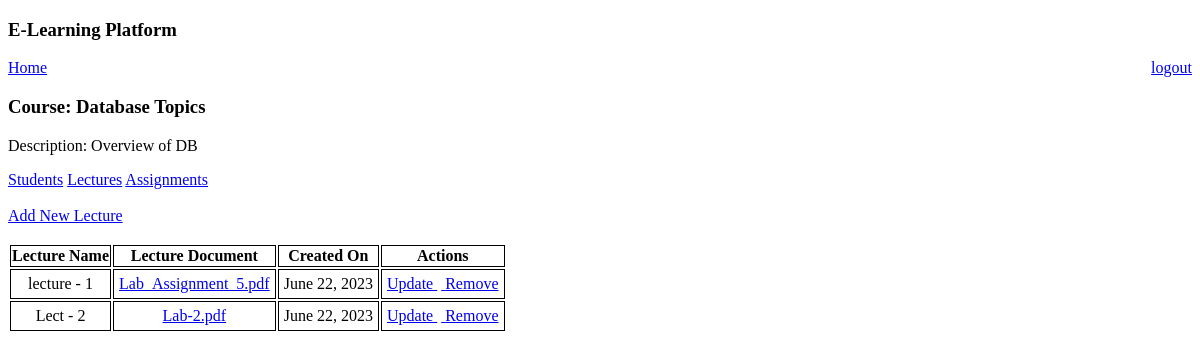
The page /instructor/course?course_id=1&request_notes=True (signed in) on the database as committed earlier.
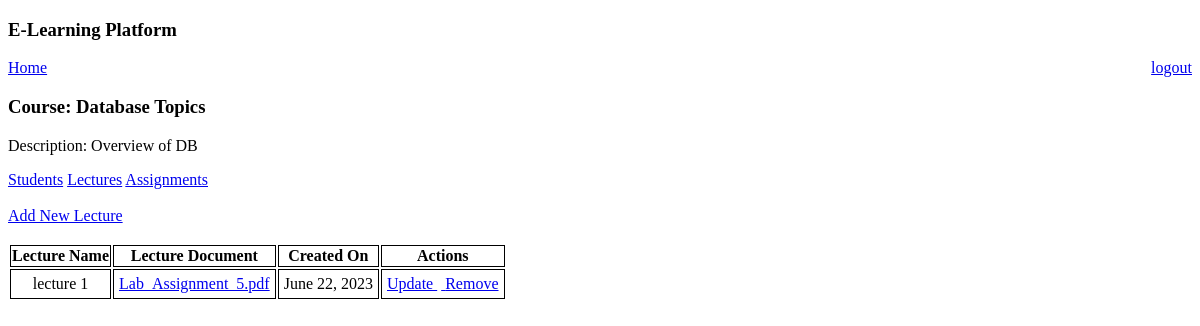
The same page on the database as committed later.
### e_learn/models.py (models this page shows)
class Notes(models.Model):
    name = models.TextField()
    course = models.ForeignKey(Course, on_delete=models.CASCADE)
    notes_doc = models.FileField(upload_to=get_file_path_notes)
    created_on = models.DateField(auto_now_add=True)
    class Meta:
        ordering = ["created_on"]

### e_learn/views.py (the view, shortened to what this page needs)
# urls.py: path('instructor/course', views.instructor_course_details, name='instructor_course_details'),
@login_required(login_url='login')
def instructor_course_details(request):
    course_id = request.GET.get('course_id')
    assignment_id = request.GET.get('assignment_id')
    req_students = request.GET.get('request_students')
    req_update_final_grade = request.GET.get('request_update_final_grade')
    req_notes = request.GET.get('request_notes')
    req_notes_create = request.GET.get('request_notes_create')
    req_update_notes = request.GET.get('request_update_notes')
    req_remove_notes = request.GET.get('remove_notes')
    req_assignments = request.GET.get('request_assignments')
    req_assignment_create = request.GET.get('request_assignment_create')
    req_update_assignment = request.GET.get('request_update_assignment')
    req_remove_assignment = request.GET.get('remove_assignment')
    req_grades = request.GET.get('request_grades')
    req_update_grade = request.GET.get('request_update_grade')
    course_data = Course.objects.get(pk=course_id)
    send_data = {"course_details": course_data}
    requested_notes = False
    requested_students = False
    requested_assignments = False
    requested_grades = False
    if req_students is not None:
        requested_students = True
        send_data['requested_students'] = True
    elif req_notes is not None:
        requested_notes = True
        send_data['requested_notes'] = True
    elif req_notes_create is not None:
        send_data['requested_notes_create'] = True
        return render(request, 'course_data_to_instructor.html', send_data)
    elif req_assignment_create is not None:
        send_data['requested_assignment_create'] = True
        return render(request, 'course_data_to_instructor.html', send_data)
    elif req_grades is not None:
        send_data['requested_grades'] = True
        requested_grades = True
    elif req_update_notes is not None:
        notes_id = request.GET.get('notes_id')
        notes_details = Notes.objects.get(pk=notes_id)
        send_data['requested_update_notes'] = True
        send_data['notes_details'] = notes_details
        return render(request, 'course_data_to_instructor.html', send_data)
    elif req_assignments is not None:
        requested_assignments = True
        send_data['requested_assignments'] = True
    elif req_update_grade is not None:
        send_data['requested_grades'] = True
        send_data['requested_grade_update'] = True
        requested_grades = True
    elif req_update_final_grade is not None:
        send_data['requested_final_grade_update'] = True
        requested_students = True
        send_data['requested_students'] = requested_students
    if requested_notes:
        notes_data = course_notes(course_id)
        if notes_data is None:
            send_data['msg'] = "No notes created for this course."
            return render(request, 'course_data_to_instructor.html', send_data)
        send_data['notes_list'] = notes_data
        return render(request, 'course_data_to_instructor.html', send_data)

### e_learn/views.py (called while the page is built)
def course_notes(course_id):
    try:
        notes_data = Notes.objects.filter(course=course_id)
        if len(notes_data) == 0 or notes_data is None:
            return None
        for notes in notes_data:
            notes.notes_doc = str(notes.notes_doc).split('/')[-1]
        return notes_data
    except Exception as e:
        return None

### e_learn/templates/course_data_to_instructor.html (shortened to what this page needs)
{% extends "base_loggedIn.html" %}
{% block body %}
    <a href="{% url 'instructor_home' %}">Home</a>
    <h3> Course: {{ course_details.name }}</h3>
    <p>Description: {{ course_details.description }}</p>
    <a href="{% url 'instructor_course_details' %}?course_id={{ course_details.id }}&request_students=True">Students</a>
    <a href="{% url 'instructor_course_details' %}?course_id={{ course_details.id }}&request_notes=True">Lectures</a>
    <a href="{% url 'instructor_course_details' %}?course_id={{ course_details.id }}&request_assignments=True">Assignments</a>
    <br>
    {% if requested_notes %}
        <br> <a href="{% url 'instructor_course_details' %}?course_id={{ course_details.id }}&request_notes_create=True">Add New Lecture</a>
        {% if notes_list %}
            <br> <br>
            <table>
                <thead>
                    <tr>
                        <th scope="col" style="border: 1px solid black;">Lecture Name</th>
                        <th scope="col" style="border: 1px solid black;">Lecture Document</th>
                        <th scope="col" style="border: 1px solid black;">Created On</th>
                        <th scope="col" style="border: 1px solid black;">Actions</th>
                    </tr>
                </thead>
                <tbody>
                    {% for notes in notes_list %}
                        <tr>
                            <td style="border: 1px solid black; padding: 5px" align="center"> {{ notes.name }} </td>
                            <td style="border: 1px solid black; padding: 5px" align="center">
                                <a href="{% url 'download' %}?notes_id={{ notes.id }}"> {{ notes.notes_doc.name }} </a>
                            </td>
                            <td style="border: 1px solid black; padding: 5px" align="center"> {{ notes.created_on }}
                            </td>
                            <td style="border: 1px solid black; padding: 5px" align="center">
                                <a href="{% url 'instructor_course_details' %}?course_id={{ course_details.id }}&notes_id={{ notes.id }}&request_update_notes=True"> Update </a>
                                &nbsp;<a href="{% url 'instructor_course_details' %}?course_id={{ course_details.id }}&notes_id={{ notes.id }}&remove_notes=True"> Remove </a>
                            </td>
                        </tr>
                    {% endfor %}
                </tbody>
            </table>
        {% endif %}
    {% endif %}
{% endblock %}

Rows that differ between the two databases and show on the page:
removed Notes: name "Lect - 2", notes_doc.name "Lab-2.pdf", created_on "June 22, 2023"
changed Notes "Lab_Assignment_5.pdf": name "lecture - 1" → "lecture 1"
